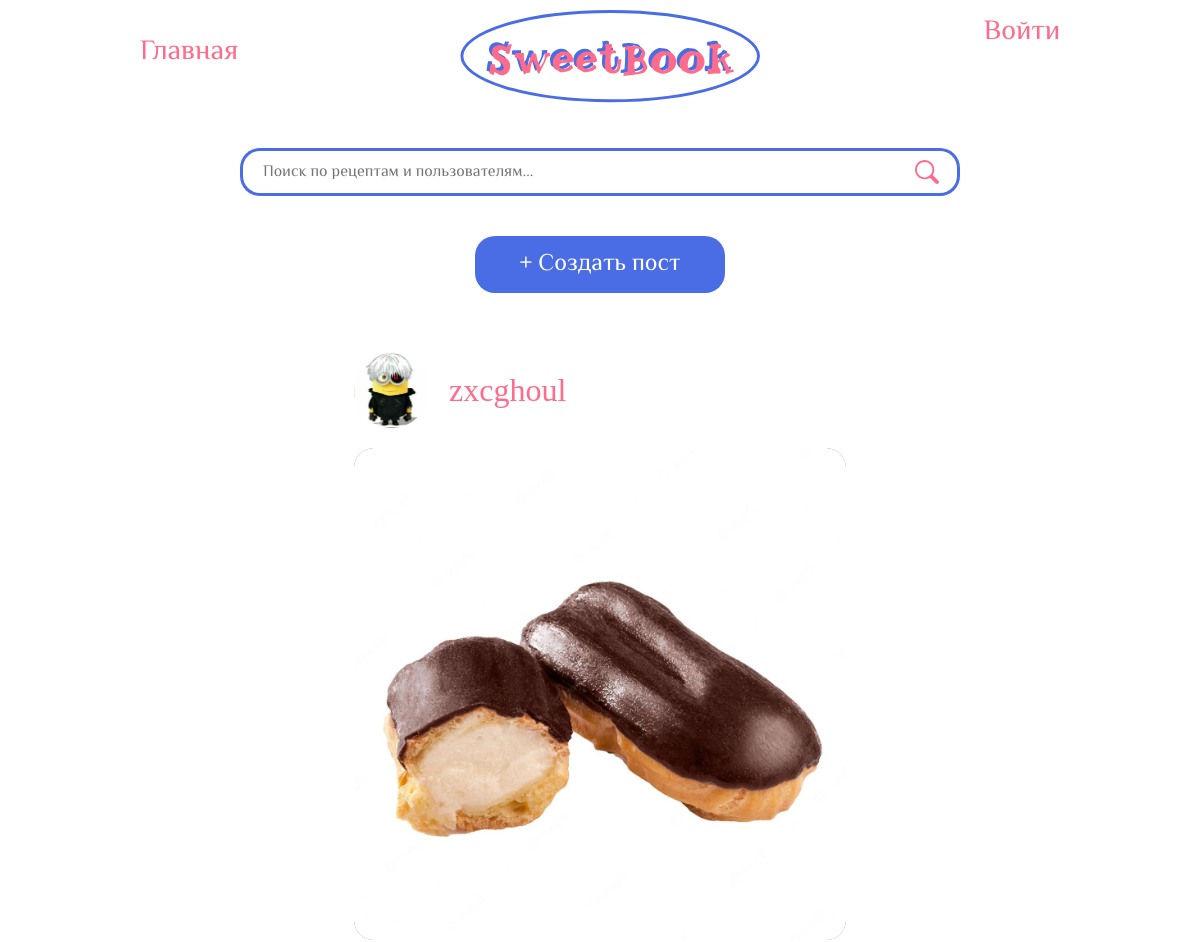
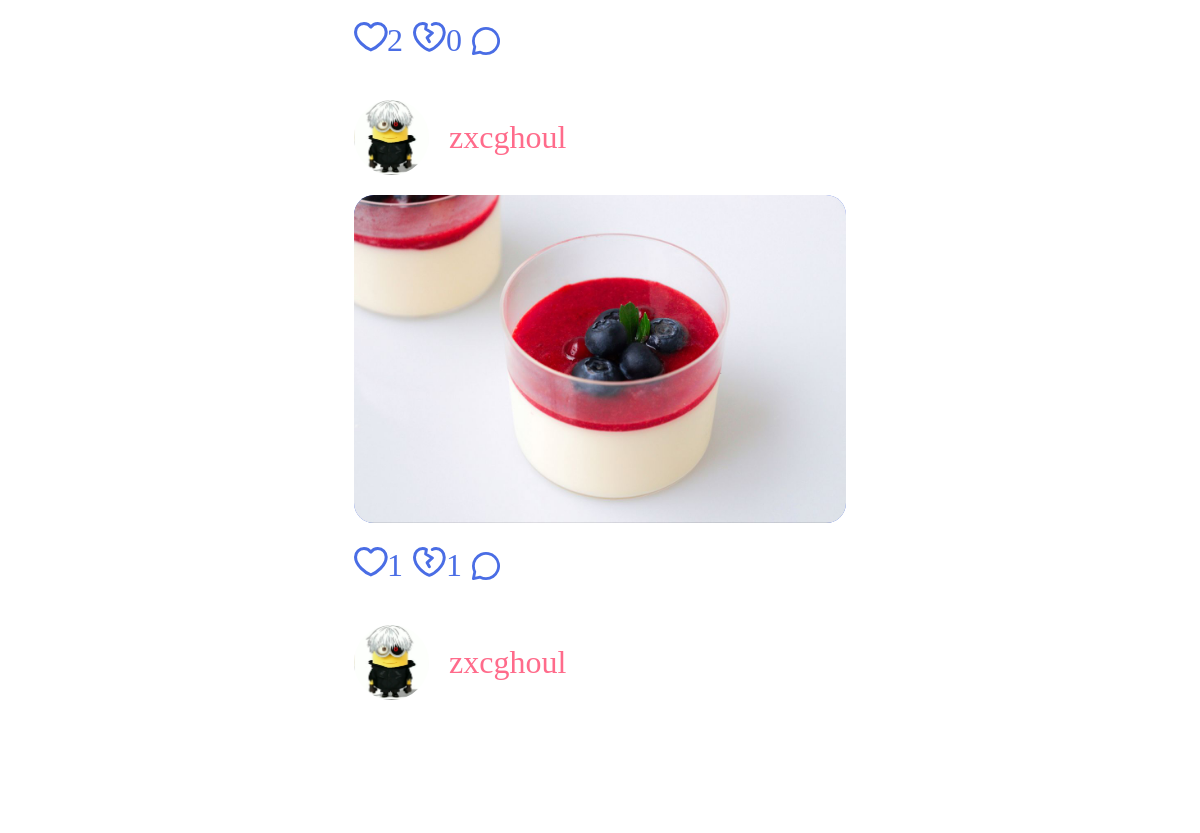
Before: / (upper part) with the older database file (2 pictures, top to bottom).
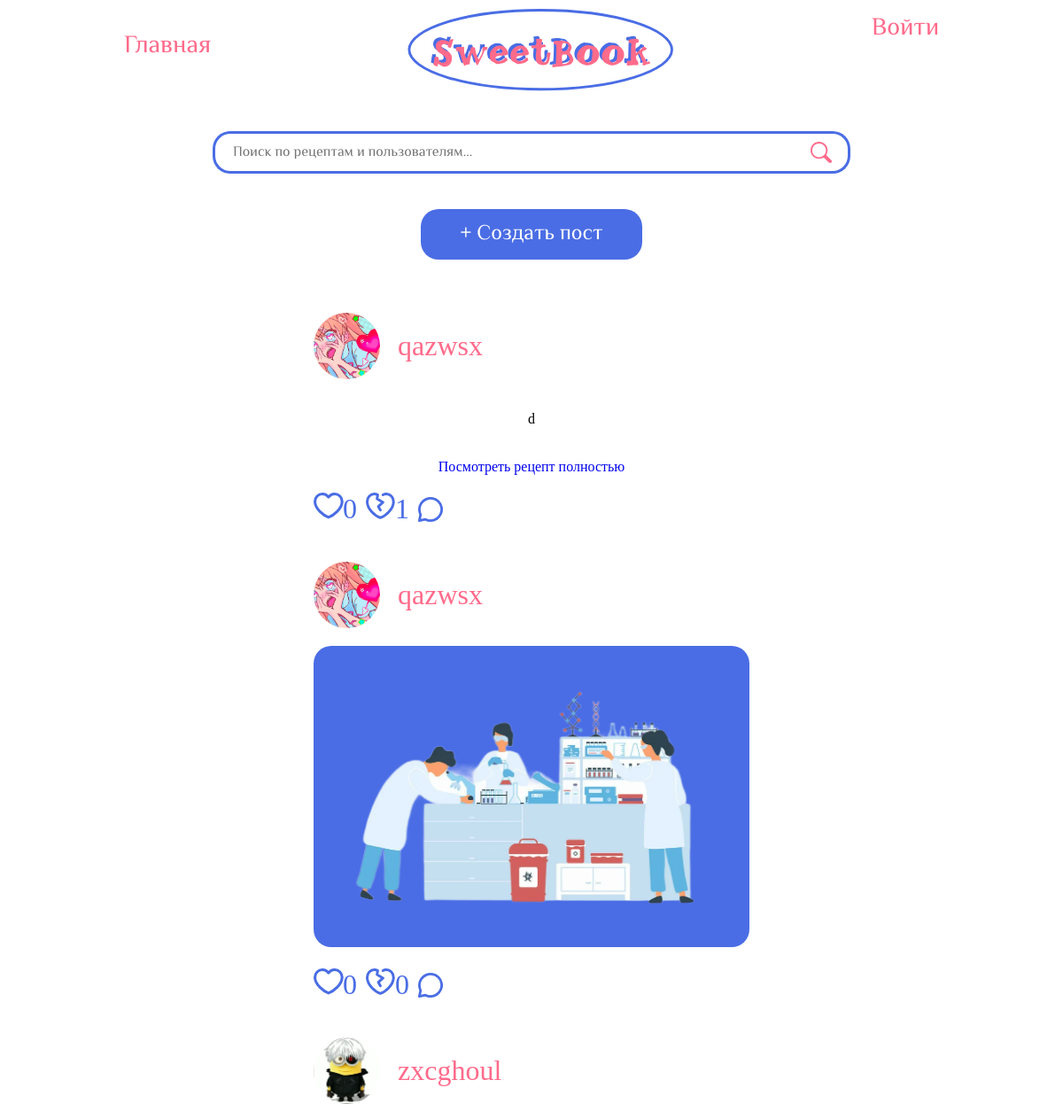
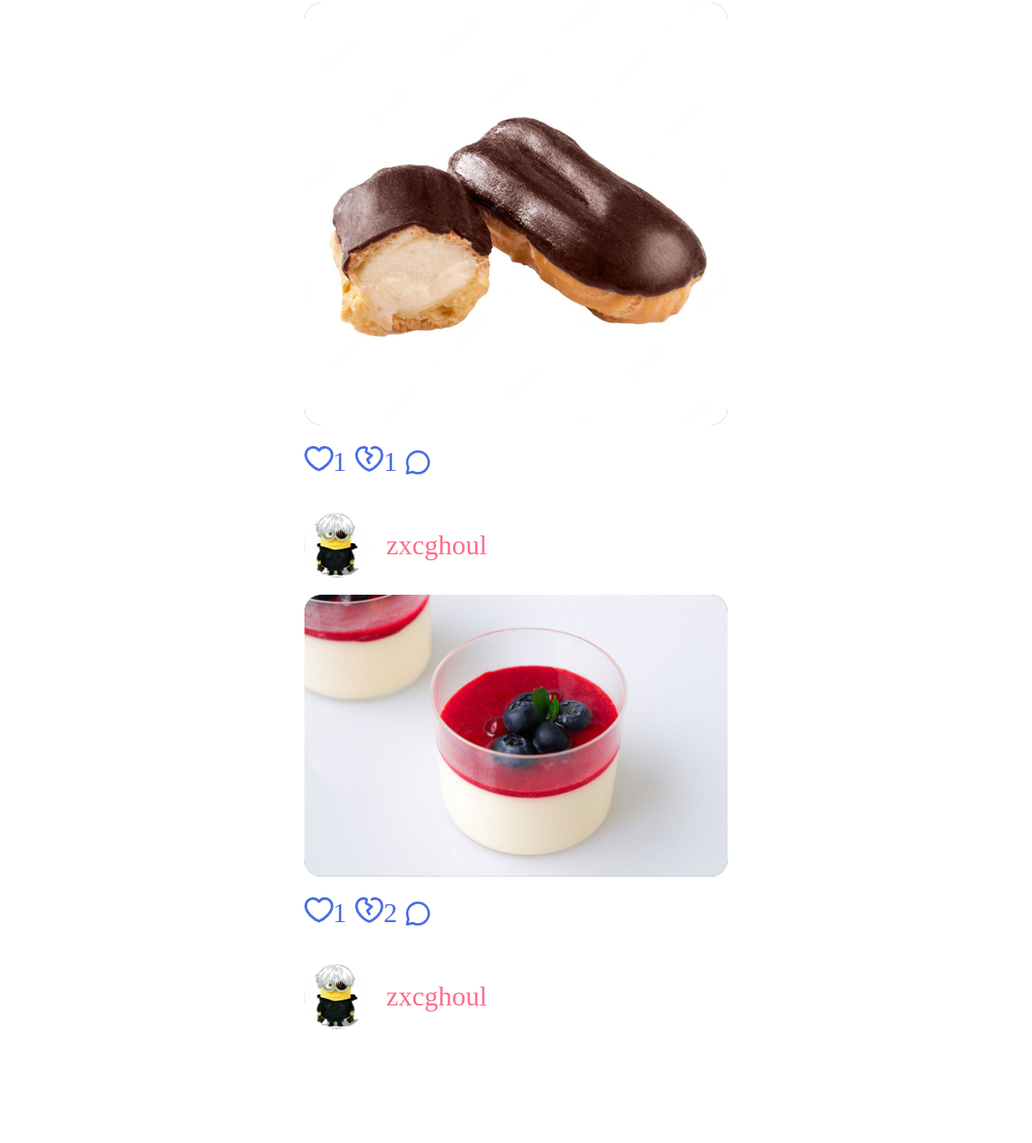
After: the same page with the newer database file (2 pictures, top to bottom).
### posts/models.py (models this page shows, shortened)
class Post(models.Model):
    author = models.ForeignKey(
        settings.AUTH_USER_MODEL,
        on_delete=models.CASCADE,
        related_name="posts",
        verbose_name="Автор",
    )
    text = models.TextField("Текст поста")
    created_at = models.DateTimeField("Дата создания", auto_now_add=True)
    class Meta:
        ordering = ["-created_at"]
        verbose_name = "Пост"
        verbose_name_plural = "Посты"
    def likes_count(self):
        return self.reactions.filter(value=1).count()
    def dislikes_count(self):
        return self.reactions.filter(value=-1).count()

class PostImage(models.Model):
    post = models.ForeignKey(Post, on_delete=models.CASCADE, related_name="images")
    image = models.ImageField(upload_to="posts/%Y/%m/%d/")

### users/models.py (models this page shows, shortened)
class User(AbstractUser):
    username = models.CharField(
        max_length=150,
        unique=True,
        validators=[alphanumeric_validator],
    )
    phone = models.CharField(
        max_length=20,
        blank=True,
        validators=[numeric_validator],
    )
    avatar = models.ImageField(
        upload_to='avatars/',
        blank=True,
        null=True,
        default='avatars/default.png',
    )
    is_online = models.BooleanField(default=False)
    last_seen = models.DateTimeField(null=True, blank=True)

### posts/views.py (the view)
# urls.py: path('', views.home_view, name='home'),
def home_view(request):
    query = request.GET.get("q", "").strip()
    if query:
        posts = (
            Post.objects.filter(
                Q(text__icontains=query) | Q(author__username__icontains=query)
            )
            .select_related("author")
            .prefetch_related("images", "comments__author", "reactions")[:20]
        )
    else:
        posts = Post.objects.select_related("author").prefetch_related(
            "images", "comments__author", "reactions"
        )[:20]
    return render(request, "posts/home.html", {"posts": posts, "query": query})

### posts/templates/posts/home.html (shortened to what this page needs)
{% extends 'base.html' %}
{% load static %}
{% block content %}
  <main>
    <div class="body-top">
      <div class="search">
        <input type="text" class="search-input" placeholder="Поиск по рецептам и пользователям..." value="{% if query %}{{ query }}{% endif %}" />
        <div class="search_icon">
          <img src="{% static 'images/search_icon.svg' %}" alt="Поиск" class="search_icon" />
        </div>
      </div>
      <a href="{% url 'posts:create' %}"><input type="button" class="create-post" value="+ Создать пост" /></a>
    </div>
    <div class="posts-container">
      {% for post in posts %}
        <div class="post" data-post-id="{{ post.id }}">
          <div class="post-header">
            {% if post.author.avatar %}
              <img src="{{ post.author.avatar.url }}" alt="" class="post-avatar" />
            {% else %}
              <img src="{% static 'images/default_avatar.jpg' %}" alt="" class="post-avatar" />
            {% endif %}
            <a href="{% url 'users:profile' %}?user={{ post.author.id }}" class="post-user">{{ post.author.username }}</a>
          </div>
          {% if post.images.all %}
            {% with img=post.images.all.0 %}
              <a href="{% url 'posts:detail' post.pk %}">
                <div class="post-main">
                  <div class="post-img-container">
                    <img src="{{ img.image.url }}" alt="" class="post-img" />
                  </div>
                </div>
              </a>
            {% endwith %}
          {% else %}
            <div class="post-main">
              <p class="post-text">
                {% if post.text|length > 250 %}
                  {{ post.preview|linebreaksbr }}
                {% else %}
                  {{ post.text|linebreaksbr }}
                {% endif %}
              </p>
              <a href="{% url 'posts:detail' post.pk %}" class="link-accent">Посмотреть рецепт полностью</a>
            </div>
          {% endif %}
          <div class="post-footer">
            <div class="like post-icon-container">
              <span class="post-icon react-btn" data-value="like">
                {% if post.user_reaction == 1 %}
                  <img src="{% static 'images/like_active.svg' %}" alt="" class="react-icon" />
                {% else %}
                  <img src="{% static 'images/like.svg' %}" alt="" class="react-icon" />
                {% endif %}
              </span>
              <span class="react-count like-count">{{ post.likes_count }}</span>
            </div>
            <div class="dislike post-icon-container">
              <span class="post-icon react-btn" data-value="dislike">
                {% if post.user_reaction == -1 %}
                  <img src="{% static 'images/dislike_active.svg' %}" alt="" class="react-icon" />
                {% else %}
                  <img src="{% static 'images/dislike.svg' %}" alt="" class="react-icon" />
                {% endif %}
              </span>
              <span class="react-count dislike-count">{{ post.dislikes_count }}</span>
            </div>
            <div class="post-comment post-icon-container">
              <img src="{% static 'images/comment.svg' %}" alt="" class="post-icon comment-toggle" />
            </div>
          </div>
        </div>
      {% endfor %}
    </div>
  </main>
{% endblock %}

### templates/base.html (shortened to what this page needs)
{% load static %}
<!DOCTYPE html>
<html lang="en">
  <head>
    <link rel="stylesheet" href="{% static 'css/style.css' %}" />
  </head>
  <body>
    <header>
      <a href="{% url 'posts:home' %}" class="header-link">Главная</a>
      <img src="{% static 'images/logo.svg' %}" alt="" />
      <span id="auth-links">
        {% if user.is_authenticated %}
          <a href="{% url 'users:profile' %}?user={{ user.id }}" class="header-link">Профиль</a>
          <a href="{% url 'users:logout' %}" class="header-link">Выйти</a>
        {% else %}
          <a href="{% url 'users:login' %}" class="header-link">Войти</a>
        {% endif %}
      </span>
    </header>
    {% block content %}
    {% endblock %}
  </body>
</html>

### static/css/style.css (style rules this page uses)
body { padding: 0 100px; }
a { text-decoration: none; }
header { display: flex; flex-direction: row; justify-content: space-between; position: fixed; top: 0; left: 0; right: 0; padding: 10px 100px; background: #fff; z-index: 1000; font-family: 'El Messiri'; }
main { display: flex; flex-direction: column; padding-top: 100px; }
.header-link { color: #FF6B8B; font-family: 'El Messiri', sans-serif; font-size: 32px; align-items: baseline; padding: 20px 120px; }
.body-top { display: flex; flex-direction: column; margin: auto; width: 75%; max-width: 800px; row-gap: 40px; align-items: center; text-align: center; margin-top: 40px; }
.search { display: flex; flex-direction: row; width: 100%; }
.search-input { border-radius: 20px 0px 0px 20px; width: 100%; height: 48px; border: 3px solid #4A6DE5; border-right: none; padding: 0 20px; font-size: 16px; font-family: 'El Messiri', sans-serif; box-sizing: border-box; outline: none; }
.search_icon { border: #4A6DE5 3px solid; border-left: none; border-radius: 0px 20px 20px 0px; display: flex; align-items: center; justify-content: center; min-width: 60px; padding: 0; cursor: pointer; background-color: white; flex-shrink: 0; }
.search_icon img { width: 24px; height: 24px; border: none; }
.create-post { background-color: #4A6DE5; color: white; font-size: 24px; border-radius: 20px; border: none; padding: 10px; width: auto; min-width: 250px; font-family: 'El Messiri', sans-serif; cursor: pointer; }
.posts-container { margin-top: 60px; align-content: center; align-items: center; display: flex; flex-direction: column; row-gap: 40px; }
.post { display: flex; flex-direction: column; row-gap: 20px; width: 45%; }
.post-header { display: flex; column-gap: 20px; align-items: center; align-content: center; }
.post-avatar { width: 75px; height: 75px; border-radius: 50%; object-fit: cover; }
.post-user { font-family: 'ArthurPen'; font-size: 32px; color: #FF6B8B; }
.post-img { height: 600px; background-color: #4A6DE5; border-radius: 20px; }
.post-img { width: 100%; max-width: 100%; height: auto; min-height: 260px; border-radius: 20px; }
.post-footer { display: flex; column-gap: 10px; font-family: 'ArthurPen'; color: #4A6DE5; font-size: 32px; font-weight: 300; }
.post-icon-container { display: flex; align-content: center; column-gap: 5px; }
.post-icon { width: 28px; cursor: pointer; }
.post-text, .comment-text { max-width: 100%; box-sizing: border-box; word-wrap: break-word; }
.post-main { display: flex; flex-direction: column; align-items: center; row-gap: 20px; margin: 0 auto; }
@media (min-width: 960px) and (max-width: 1200px) { body { padding: 0 40px; } }
@media (min-width: 960px) and (max-width: 1200px) { header { padding: 10px 40px; } }
@media (min-width: 960px) and (max-width: 1200px) { .header-link { padding: 20px 40px; font-size: 28px; } }
@media (min-width: 960px) and (max-width: 1200px) { .body-top { width: 80%; max-width: 720px; } }
@media (min-width: 960px) and (max-width: 1200px) { .post { width: 70%; } }
@media (min-width: 1200px) and (max-width: 1920px) { body { padding: 0 100px; } }
@media (min-width: 1200px) and (max-width: 1920px) { header { padding: 10px 100px; } }
@media (min-width: 1200px) and (max-width: 1920px) { .post { width: 50%; } }

Changed rows visible on the page:
added Post: author.avatar (picture), author.username "qazwsx", text "d", likes_count "0", dislikes_count "1"
added Post: author.avatar (picture), author.username "qazwsx", images.all.0.image (picture), likes_count "0", dislikes_count "0"
computed for Post (number 3 of 5 on the later page): likes_count "2" → "1"; dislikes_count "0" → "1"
computed for Post (number 4 of 5 on the later page): dislikes_count "1" → "2"
